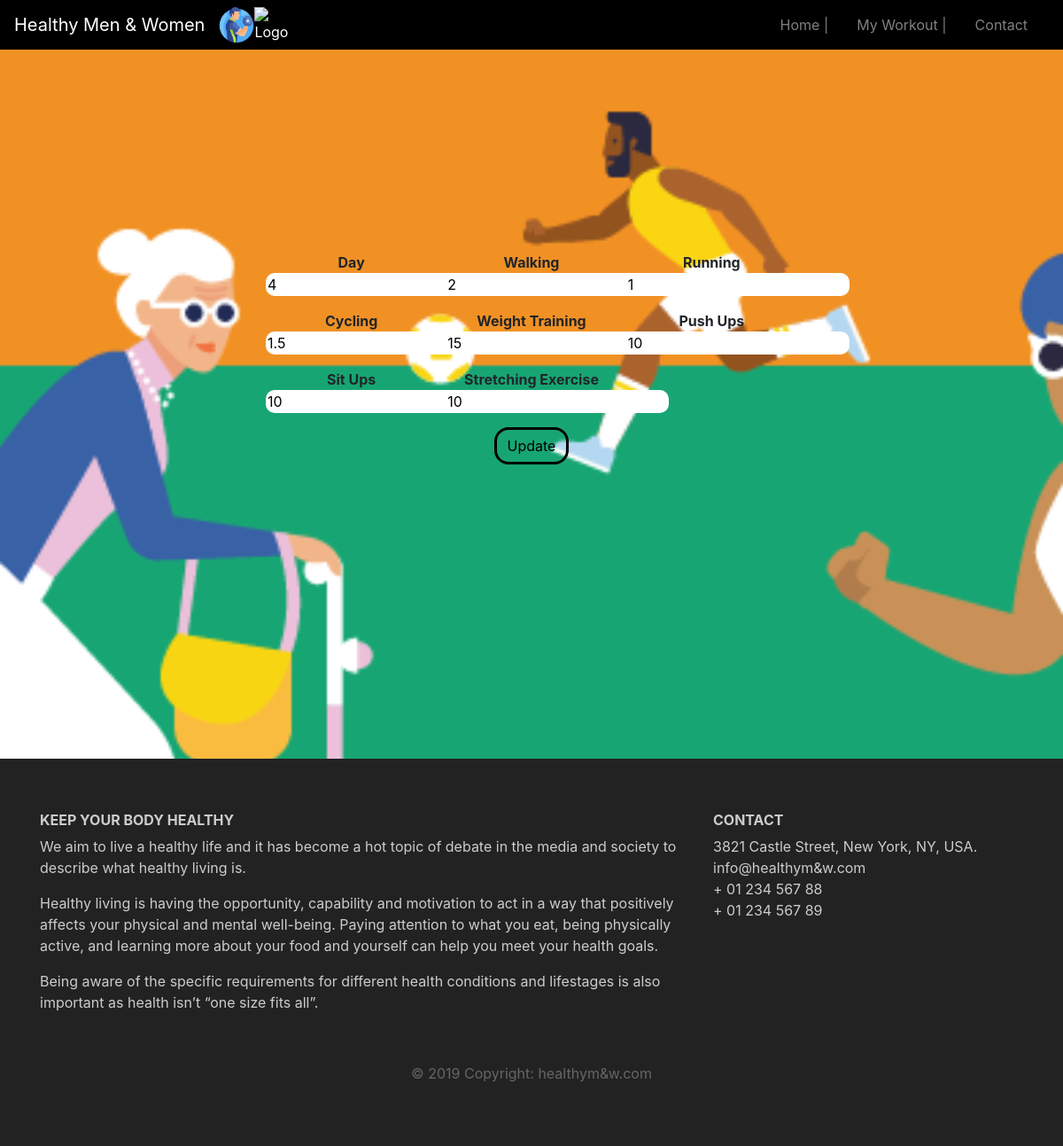
/hmwweb/index.php/home_controller/updatedate?id=7, run on the app's committed database.
### tables this page shows
CREATE TABLE `workout` (
  `id` int(11) NOT NULL AUTO_INCREMENT,
  `day` int(11) NOT NULL,
  `wdistance` float NOT NULL,
  `rdistance` float NOT NULL,
  `cdistance` float NOT NULL,
  `wtrain` int(5) NOT NULL,
  `pushup` int(5) NOT NULL,
  `situp` int(5) NOT NULL,
  `stretching` int(5) NOT NULL,
  PRIMARY KEY (`id`)
);

### hmwweb/application/controllers/home_controller.php (called while the page is built, shortened)
<?php
    class home_Controller extends CI_Controller{
        public function __construct(){
            $this->load->database();
            $this->load->model('Hmw_Model');
            $this->load->library('pdf');
        }
        public function updatedate(){
            $id = $this->input->get('id');
            $result['data']=$this->Hmw_Model->displaydaybyid($id);
            $this->load->view('updatedate',$result);
        }
    }
?>

### hmwweb/index.php (called while the page is built, shortened)
<?php
require_once BASEPATH.'core/CodeIgniter.php';

### hmwweb/application/models/Hmw_Model.php (called while the page is built, shortened)
<?php
     class Hmw_Model extends CI_model{
          public function displaydaybyid($id){
               $query=$this->db->query("select * from workout where id='".$id."'");
               return $query->result();
           }
     }
?>

### hmwweb/application/views/updatedate.php (the view, shortened to what this page needs)
<!DOCTYPE html>
<html lang="en">
<head>
<link rel="stylesheet" type="text/css" href="<?php echo base_url('css/bootstrap.css')?>">
<link rel="stylesheet" type="text/css" href="<?php echo base_url('css/main.css')?>">
</head>
<body>
    <nav class="navbar navbar-dark bg-black text-white navbar-expand-md">
     <a class="navbar-brand" href="<?php echo base_url('index.php/home_controller/viewhome')?>">Healthy Men & Women</a>
     <img src="<?php echo base_url('image/fitness.png')?>"  alt="Logo" style="width: 40px;height: 40px;">
     <img src="<?php echo base_url('image/workout.png')?>"  alt="Logo" style="width: 40px;height: 40px;">
     <div class="collapse navbar-collapse" id="main-navigation">
        <ul class="navbar-nav">
            <li class="nav-item">
                <a class="nav-link" href="<?php echo base_url('index.php/home_controller/viewhome')?>">Home |</a>
            </li>
            <li class="nav-item">
                <a class="nav-link" href="<?php echo base_url('index.php/home_controller/viewworkoutreport')?>">My Workout |</a>
            </li>
            <li class="nav-item">
                <a class="nav-link" href="#footer">Contact</a>
            </li>
        </ul>
       </div>
    </nav>
    <form method="POST" class="form-inline" >
        <header class="page-header header container-fluid">
          <div class="overlay">
             <div class="description">
                 <div class="form-row">
                 <?php
                   foreach($data as $row){
                    ?>
                  <div class="col-md-4 mb-3">
                      <label class="label" for="day"><b>Day</b></label>
                      <input class="input" type="text"  name="day" value="<?php echo $row->day ?>" >
                  </div>
                  <div class="col-md-4 mb-3">
                      <label class="label" for="wdistance"><b>Walking</b></label>
                      <input class="input" type="text"  name="wdistance" value="<?php echo $row->wdistance ?>" >
                  </div>
                  <div class="col-md-4 mb-3">
                      <label class="label" for="rdistance"><b>Running</b></label>
                      <input class="input" type="text" name="rdistance" value="<?php echo $row->rdistance ?>" >
                  </div>
                  <div class="col-md-4 mb-3">
                      <label class="label" for="cdistance"><b>Cycling</b></label>
                      <input class="input" type="text" name="cdistance" value="<?php echo $row->cdistance ?>" >
                  </div>
                  <div class="col-md-4 mb-3">
                      <label class="label" for="wtrain"><b>Weight Training</b></label>
                      <input class="input" type="text"  name="wtrain" value="<?php echo $row->wtrain ?>" >
                  </div>
                  <div class="col-md-4 mb-3">
                      <label class="label" for="pushup"><b>Push Ups</b></label>
                      <input class="input" type="text"  name="pushup" value="<?php echo $row->pushup ?>" >
                  </div>
                  <div class="col-md-4 mb-3">
                    <label class="label" for="situp"><b>Sit Ups</b></label>
                    <input class="input" type="text"  name="situp" value="<?php echo $row->situp ?>" >
                </div>
                <div class="col-md-4 mb-3">
                    <label class="label" for="stretching"><b>Stretching Exercise</b></label>
                    <input class="input" type="text"  name="stretching" value="<?php echo $row->stretching ?>" >
                </div>
                <br>
                <br>
                </div>
                <input class="btn btn-outline-secondary btn-md" type="submit" name="update" value="Update">
                </div>
                <?php
                   }
                ?>
             </div>
       </header>
      </form>
       <footer id="footer" class="page-footer">
            <div class="container">
                <div class="row">
                    <div class="col-lg-8 col-md-8 col-sm-12">
                        <h6 class="text-uppercase font-weight-bold">Keep Your Body Healthy</h6>
                        <p>We aim to live a healthy life and it has become a hot topic of
                            debate in the media and society to describe what healthy living is. </p>
                        <p>Healthy living is having the opportunity, capability and motivation
                            to act in a way that positively affects your physical and mental
                            well-being. Paying attention to what you eat, being physically active,
                            and learning more about your food and yourself can help you meet your
                            health goals. </p>
                        <p>Being aware of the specific requirements for different health conditions
                            and lifestages is also important as health isn’t “one size fits all”.</p>
                    </div>
                    <div class="col-lg-4 col-md-4 col-sm-12">
                         <h6 class="text-uppercase font-weight-bold">Contact</h6>
                         <p>3821  Castle Street, New York, NY, USA.
                         <br/>info@healthym&w.com
                         <br/>+ 01 234 567 88
                         <br/>+ 01 234 567 89</p>
                    </div>
                </div>
            </div>
         <div class="footer-copyright text-center">© 2019 Copyright:
            healthym&w.com</div>
       </footer>
</body>
</html>

### hmwweb/css/main.css (style rules this page uses)
body { padding: 0; margin: 0; background: #f2f6e9; }
.navbar { background: #000000; }
.nav-link, .navbar-brand { cursor: pointer; }
.nav-link { margin-right: 1em !important; }
.navbar-collapse { justify-content: flex-end; }
.header { background-image: url('../image/FB_September_2017-06.png'); background-size: cover; background-position: center; position: relative; display: flex; align-items: center; justify-content: center; flex-direction: column; background-attachment: fixed; background-position: center; background-blend-mode: overlay; }
.overlay { position: absolute; min-height: 100%; min-width: 100%; left: 0; top: 0; background: rgba(0, 0, 0, 0); }
.description { left: 50%; position: absolute; top: 45%; transform: translate(-50%,-55%); text-align: center; }
.page-footer { background-color: #222; color: #ccc; padding: 60px 0 30px; }
.footer-copyright { color: #666; padding: 40px 0; }
.input { border-radius: 10px; border: #000; }

### data on the page
workout: day "4", wdistance "2", rdistance "1", cdistance "1.5", wtrain "15", pushup "10", situp "10", stretching "10"
